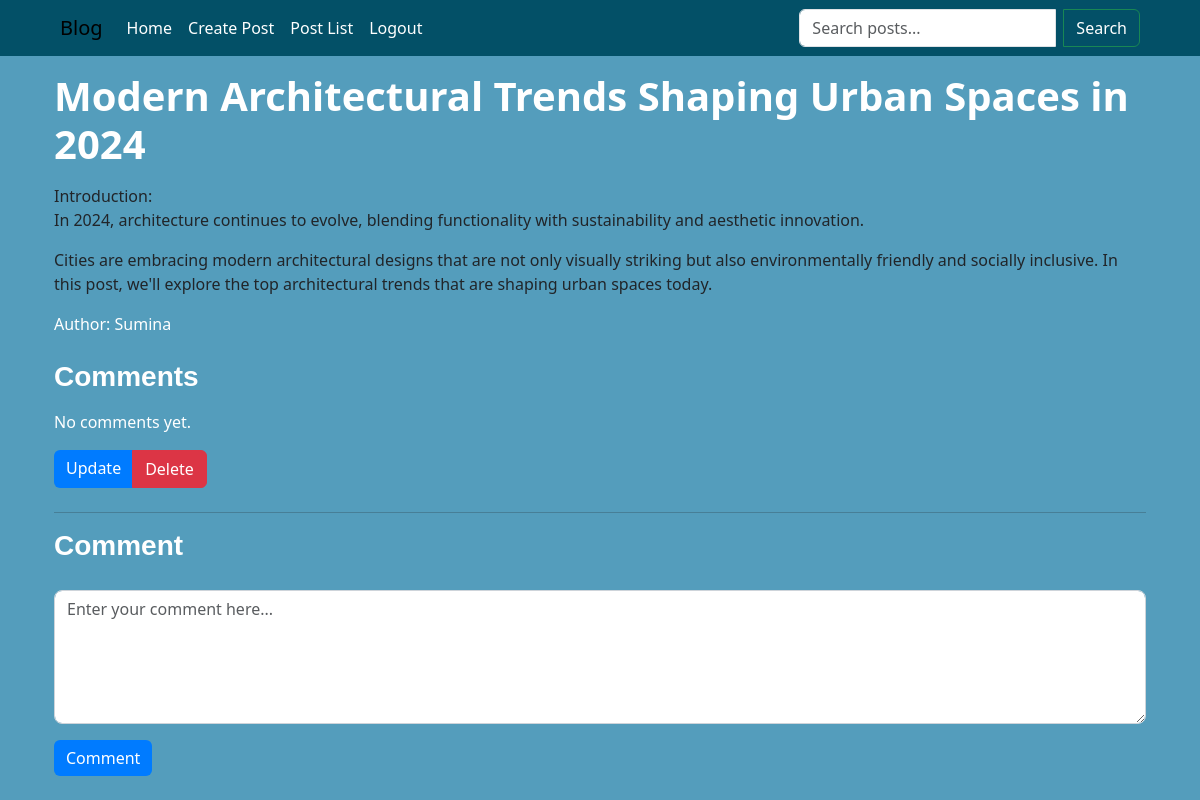
The page /blog/post/7/ (signed in) on the database as committed earlier.
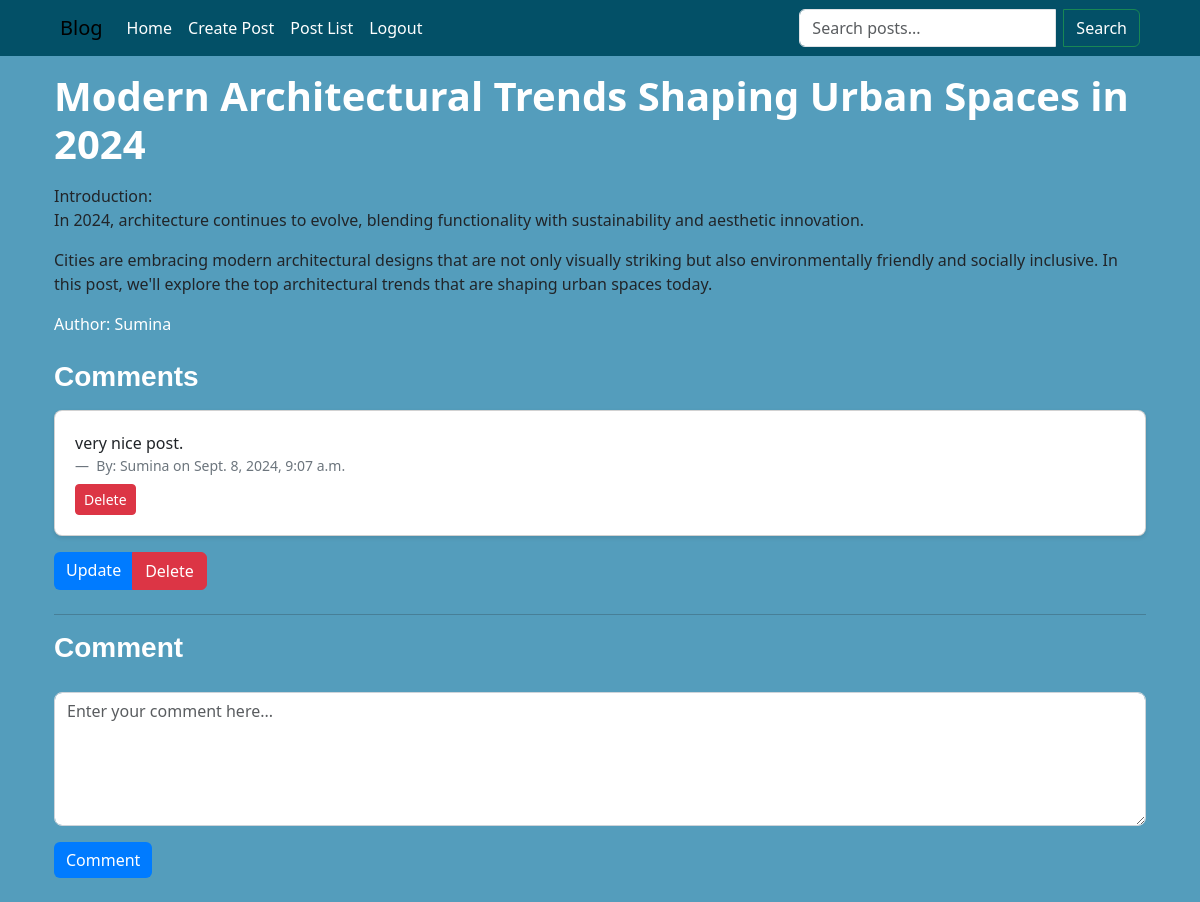
The same page on the database as committed later.
### blogpost/models.py (models this page shows, shortened)
class Comment(models.Model):
    post = models.ForeignKey(Post, on_delete=models.CASCADE, related_name='comments')
    content = models.TextField()
    author = models.ForeignKey(User, on_delete=models.CASCADE)
    timestamp = models.DateTimeField(auto_now_add=True)

### blogpost/views.py (the view)
# urls.py: path('post/<int:post_id>/', post_detail, name='post_detail'),
@login_required
def post_detail(request, post_id):
    post =  Post.objects.get(id=post_id)
    comments = post.comments.all()
    if request.method == 'POST':
        comment_form = CommentForm(request.POST)
        if comment_form.is_valid():
            new_comment = comment_form.save(commit=False)
            new_comment.post = post
            new_comment.author = request.user
            new_comment.save()
            return redirect('blogpost:post_detail', post_id=post.id)
    else:
        comment_form = CommentForm()
    return render(request, 'blogpost/post_detail.html', {
        'post':post,
        'comments': comments,
        'comment_form': comment_form
        })

### blogpost/forms.py
class CommentForm(forms.ModelForm):
    class Meta:
        model = Comment
        fields = ['content']

### templates/blogpost/post_detail.html (shortened to what this page needs)
{% extends "base.html" %}
{% block blogpost %}
<div class="container pt-4">
    <div class="post-header mb-4">
        <h1 class="mb-3 custom-title text-white">{{ post.title }}</h1>
        <p class="lead custom-content">{{ post.content|linebreaks }}</p>
        <p class="text-white mb-3">Author: {{ post.author }}</p>
        <div class="comments-section mt-4">
            <h2 class="mb-3 custom-subtitle text-white">Comments</h2>
            <ul class="list-unstyled">
                {% for comment in comments %}
                    <li class="mb-3">
                        <div class="card custom-card">
                            <div class="card-body">
                                <p class="card-text">{{ comment.content }}</p>
                                <footer class="blockquote-footer mb-2">
                                    By: {{ comment.author }} on {{ comment.timestamp }}
                                </footer>
                                {% if comment.author == request.user %}
                                    <form action="{% url 'blogpost:delete_comment' comment.id %}" method="POST" class="d-inline">
                                        <button type="submit" class="btn btn-danger btn-sm">Delete</button>
                                    </form>
                                {% endif %}
                            </div>
                        </div>
                    </li>
                {% empty %}
                    <li><p class="text-white">No comments yet.</p></li>
                {% endfor %}
            </ul>
        </div>
        <div class="btn-group" role="group">
            <a href="{% url 'blogpost:post_update' post.id %}" class="btn btn-primary">Update</a>
            <a href="{% url 'blogpost:post_delete' post.id %}" class="btn btn-danger">Delete</a>
        </div>
    </div>
    <hr>
    <div class="add-comment-section mt-2 pb-4">
        <h2 class="mb-1 custom-subtitle text-white">Comment</h2>
        <form autocomplete="off" method="POST">
            <div class="mb-3">
                <textarea name="content" class="form-control custom-textarea" id="id_content" placeholder="Enter your comment here..." rows="5">{{ comment_form.content.value|default_if_none:'' }}</textarea>
            </div>
            <button type="submit" class="btn btn-primary">Comment</button>
        </form>
    </div>
</div>
{% endblock blogpost %}

Rows that differ between the two databases and show on the page:
added Comment: content "very nice post.", author "Sumina", timestamp "Sept. 8, 2024, 9:07 a.m.", shows "Delete"
Other text that changed with them:
text no longer shown: "No comments yet."
